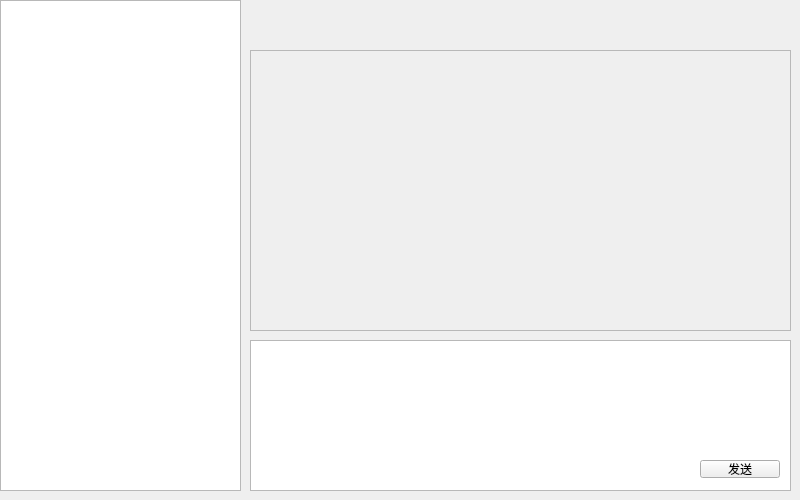
<?xml version="1.0" encoding="UTF-8"?>
<ui version="4.0">
 <class>ChatDialog</class>
 <widget class="QWidget" name="ChatDialog">
  <property name="geometry">
   <rect>
    <x>0</x>
    <y>0</y>
    <width>800</width>
    <height>500</height>
   </rect>
  </property>
  <property name="minimumSize">
   <size>
    <width>800</width>
    <height>500</height>
   </size>
  </property>
  <property name="maximumSize">
   <size>
    <width>800</width>
    <height>500</height>
   </size>
  </property>
  <property name="windowTitle">
   <string>Dialog</string>
  </property>
  <widget class="QTextEdit" name="inputEdit">
   <property name="geometry">
    <rect>
     <x>250</x>
     <y>340</y>
     <width>541</width>
     <height>151</height>
    </rect>
   </property>
  </widget>
  <widget class="ChatUserList" name="listWidget">
   <property name="geometry">
    <rect>
     <x>0</x>
     <y>0</y>
     <width>241</width>
     <height>491</height>
    </rect>
   </property>
  </widget>
  <widget class="QPushButton" name="sendBtn">
   <property name="geometry">
    <rect>
     <x>700</x>
     <y>460</y>
     <width>80</width>
     <height>18</height>
    </rect>
   </property>
   <property name="text">
    <string>发送</string>
   </property>
  </widget>
  <widget class="QScrollArea" name="scrollArea">
   <property name="geometry">
    <rect>
     <x>250</x>
     <y>50</y>
     <width>541</width>
     <height>281</height>
    </rect>
   </property>
   <property name="widgetResizable">
    <bool>true</bool>
   </property>
   <widget class="QWidget" name="scrollAreaWidgetContents">
    <property name="geometry">
     <rect>
      <x>0</x>
      <y>0</y>
      <width>539</width>
      <height>279</height>
     </rect>
    </property>
   </widget>
  </widget>
 </widget>
 <customwidgets>
  <customwidget>
   <class>ChatUserList</class>
   <extends>QListWidget</extends>
   <header>chatuserlist.h</header>
  </customwidget>
 </customwidgets>
 <resources/>
 <connections/>
</ui>
